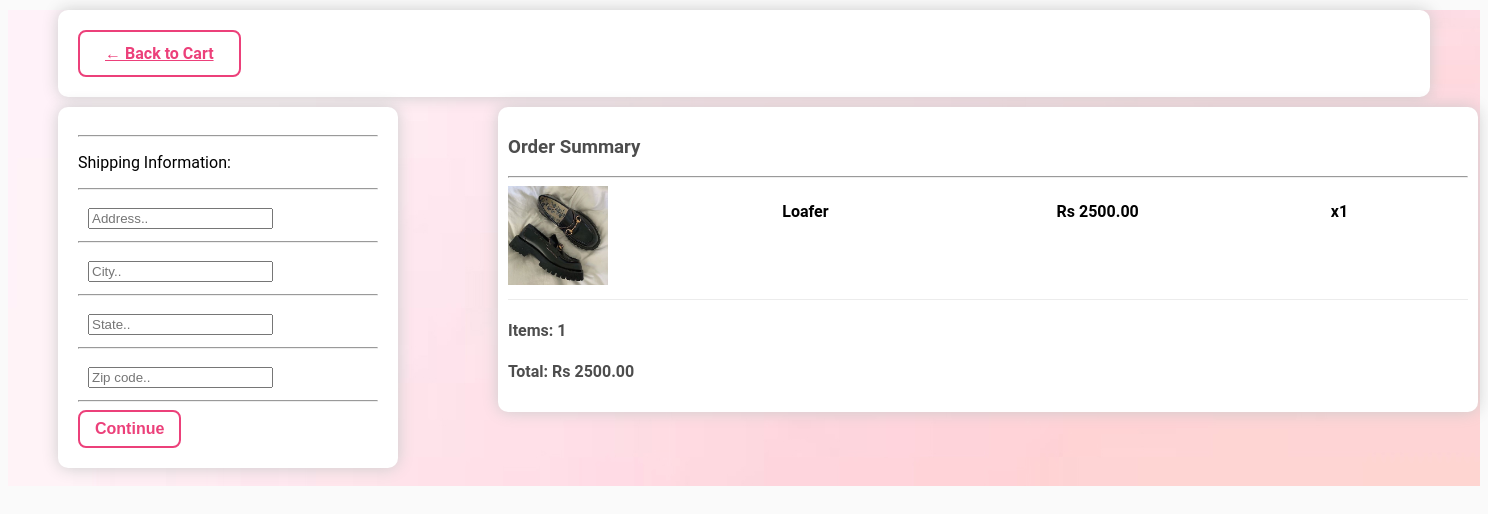
Screenshot of /checkout/ (signed in) with the database file from the repository.
### store/models.py (models this page shows, shortened)
class OrderItem(models.Model):
	product = models.ForeignKey(Product, on_delete=models.SET_NULL, null=True)
	order = models.ForeignKey(Order, on_delete=models.SET_NULL, null=True)
	quantity = models.IntegerField(default=0, null=True, blank=True)
	date_added = models.DateTimeField(auto_now_add=True)
	@property
	def get_total(self):
		total = self.product.price * self.quantity
		return total

class Product(models.Model):
    name = models.CharField(max_length=200)
    price = models.DecimalField(max_digits=10, decimal_places=2)
    digital = models.BooleanField(default=False, null=True, blank=True)
    image = models.ImageField(upload_to='products/', null=True, blank=True)
    category = models.ForeignKey(Category, on_delete=models.CASCADE, null=True)
    @property
    def imageURL(self):
        try:
            url = self.image.url
        except:
            url = ''
        return url

class Order(models.Model):
	customer = models.ForeignKey(Customer, on_delete=models.SET_NULL, null=True, blank=True)
	date_ordered = models.DateTimeField(auto_now_add=True)
	complete = models.BooleanField(default=False)
	transaction_id = models.CharField(max_length=100, null=True)
	@property
	def shipping(self):
		shipping = False
		orderitems = self.orderitem_set.all()
		for i in orderitems:
			if i.product.digital == False:
				shipping = True
		return shipping
	@property
	def get_cart_total(self):
		orderitems = self.orderitem_set.all()
		total = sum([item.get_total for item in orderitems])
		return total
	@property
	def get_cart_items(self):
		orderitems = self.orderitem_set.all()
		total = sum([item.quantity for item in orderitems])
		return total

### store/views.py (the view)
# urls.py: path('checkout/', views.checkout, name='checkout'),
def checkout(request):
	data = cartData(request)
	cartItems = data['cartItems']
	order = data['order']
	items = data['items']
	context = {'items':items, 'order':order, 'cartItems':cartItems}
	return render(request, 'store/checkout.html', context)

### store/utils.py (called while the page is built)
def cartData(request):
	if request.user.is_authenticated:
		customer = request.user.customer
		order, created = Order.objects.get_or_create(customer=customer, complete=False)
		items = order.orderitem_set.all()
		cartItems = order.get_cart_items
	else:
		cookieData = cookieCart(request)
		cartItems = cookieData['cartItems']
		order = cookieData['order']
		items = cookieData['items']
	return {'cartItems':cartItems ,'order':order, 'items':items}

### userauths/models.py (called while the page is built)
    def __str__(self):
        return self.username

### templates/store/checkout.html (shortened to what this page needs)
{% load static %}
<!DOCTYPE html>
<html lang="en">
<head>
    <link rel="stylesheet" type="text/css" href="{% static 'css/checkout.css' %}">
</head>
<body>
	<div class="wrapper" style="background-image: url('{% static 'images/background.jpg' %}');">
		<div class="col-lg-4">
			<div class="box-element">
				<div class="continue top-box">
				<a  class="btn-a button " href="{% url 'cart' %}">&#x2190; Back to Cart</a>
				</div>
			</div>
		</div>
    <div class="row">
		<div class="col-lg-6">
			<div class="box-element" id="form-wrapper">
				<form id="form">
					<div id="shipping-info">
						<hr>
						<p>Shipping Information:</p>
						<hr>
						<div class="form-field">
							<input class="form-control" type="text" name="address" placeholder="Address..">
						</div>
						<hr>
						<div class="form-field">
							<input class="form-control" type="text" name="city" placeholder="City..">
						</div>
						<hr>
						<div class="form-field">
							<input class="form-control" type="text" name="state" placeholder="State..">
						</div>
						<hr>
						<div class="form-field">
							<input class="form-control" type="text" name="zipcode" placeholder="Zip code..">
						</div>
					</div>
					<hr>
					<input id="form-button" class="btn btn-success btn-block" type="submit" value="Continue">
				</form>
			</div>
			<br>
		</div>
		<div class="row">
		<div class="col-lg-6">
			<div class="box-element2">
				<h3>Order Summary</h3>
				<hr>
				{% for item in items %}
				<div class="cart-row">
					<div style="flex:2"><img class="row-image" src="{{item.product.imageURL}}"></div>
					<div style="flex:2"><strong><p>{{item.product.name}}</p></strong></div>
					<div style="flex:2"><strong><p>Rs {{item.product.price|floatformat:2}}</p></strong></div>
					<div style="flex:1"><strong><p>x{{item.quantity}}</p></strong></div>
				</div>
				{% endfor %}
				<h4>Items:   {{order.get_cart_items}}</h4>
				<h4>Total:   Rs {{order.get_cart_total|floatformat:2}}</h4>
			</div>
		</div>
	</div>
</body>
</html>

### static/css/checkout.css (style rules this page uses)
.col-lg-4 { margin-top: 10px; margin-left: 50px; margin-right: 50px; }
.box-element { font-family: "Roboto", sans-serif; box-shadow: hsl(0, 0%, 80%) 0 0 16px; background-color: white; border-radius: 10px; padding: 20px; }
.btn-a { background: transparent; border: 2px solid #ec407a; padding: 12px 25px; font-size: 16px; font-weight: bold; color: #ec407a; cursor: pointer; display: inline-flex; align-items: center; gap: 8px; text-align: center; white-space: nowrap; height: auto; border-radius: 8px; }
.col-lg-6 { margin-top: 10px; }
.form-field { width: 300px; display: inline-block; padding: 10px; height: 10px; margin-bottom: 15px; box-sizing: border-box; }
.btn { background: transparent; border: 2px solid #ec407a; padding: 8px 15px; font-size: 16px; font-weight: bold; color: #ec407a; cursor: pointer; display: inline-flex; align-items: center; gap: 8px; text-align: center; white-space: nowrap; height: auto; border-radius: 8px; }
.row { margin: 0 50px; gap: 50px; display: flex; }
.row-image { width: 100px; }
.cart-row { display: flex; align-items: flex-stretch; padding-bottom: 10px; margin-bottom: 10px; border-bottom: 1px solid #ececec; }
body { background-color: hsl(0, 0%, 98%); }
h1, h2, h3, h4, h5, h6 { color: hsl(0, 0%, 30%); }
.box-element2 { width: 960px; font-family: "Roboto", sans-serif; box-shadow: hsl(0, 0%, 80%) 0 0 16px; background-color: white; border-radius: 10px; padding: 10px; }

### rows the page displays
OrderItem: product.imageURL (picture), product.name "Loafer", product.price "2500.00", quantity "1"
Order: get_cart_items "1", get_cart_total "2500.00"
